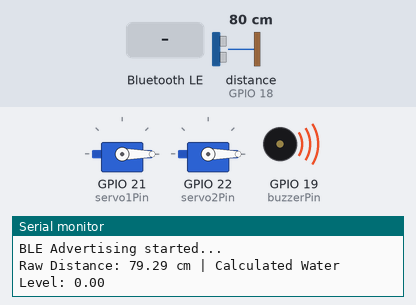
Bench run of a sketch on a simulated ESP32. On the bench: 2 × servo, buzzer (waves = sounding, pin HIGH), the last lines printed to the serial monitor. Wiring (inferred from the names in the program): ultrasonic range finder: trigger GPIO 5; echo GPIO 18. Inputs (shaded band) come from the test bench; at power-on: distance to the obstacle (sensor on GPIO 18) 80 cm. The echo pulse lasts 58.3 µs per cm; nothing arrives over Bluetooth unless stated; a phone connects over Bluetooth LE 3 s after start; pins used as bus, display or sensor lines are not drawn.

Above: at 1.2 s.
1.3 s: distance to the obstacle (sensor on GPIO 18) set to 49 cm
3.3 s: distance to the obstacle (sensor on GPIO 18) set to 38 cm
At 4.9 s:
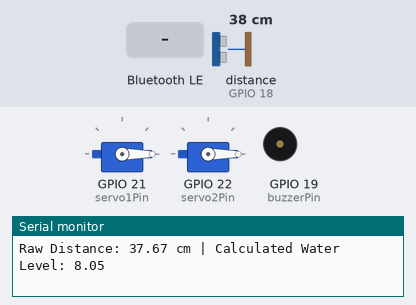
7.5 s: Bluetooth LE write "5" received
At 8.25 s:
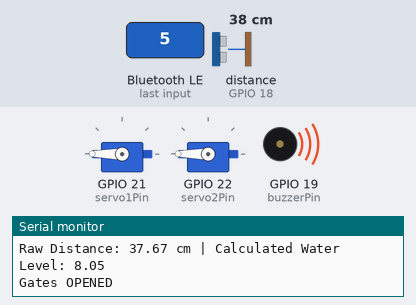
11.5 s: Bluetooth LE write "90" received
At 12.0 s:
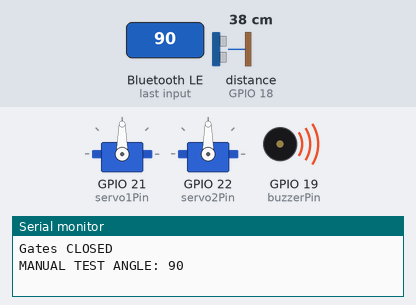
13.0 s: Bluetooth LE write "5" received
At 13.3 s:
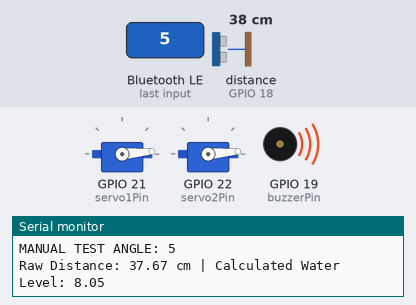
Timing chart, 0 to 15.5 s (numbered marks = the images above; inputs shaded):
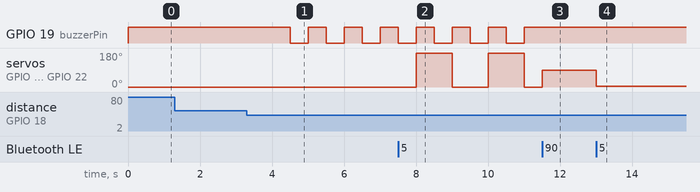

The sketch:

esp32_firmware.ino
```cpp
#include <BLEDevice.h>
#include <BLEServer.h>
#include <BLEUtils.h>
#include <BLE2902.h>
#include <ESP32Servo.h>

// BLE UUIDs
#define SERVICE_UUID               "4fafc201-1fb5-459e-8fcc-c5c9c331914b"
#define CHARACTERISTIC_UUID_LEVEL  "beb5483e-36e1-4688-b7f5-ea07361b26a8"
#define CHARACTERISTIC_UUID_THRESH "a81b6766-381c-43f9-ba2a-302a2cdbe150"
#define CHARACTERISTIC_UUID_TEST   "c4a45f94-9686-4e5a-9b48-18546b430c5e"

// Pins
const int trigPin = 5;
const int echoPin = 18;
const int buzzerPin = 19;
const int servo1Pin = 21;
const int servo2Pin = 22;

// Variables
float currentLevel = 0.0;
float maxLevelThreshold = 20.00; // Trigger threshold set to 20cm
bool deviceConnected = false;
bool gateOpen = false;
bool manualTestActive = false;

// --- SENSOR CALIBRATION ---
// If the app shows 28.7cm when you are exactly at 20cm, adjust these values!
float SENSOR_MOUNT_HEIGHT = 45.72; // The physical height of the sensor from the very bottom of the tank (0cm)
float DISTANCE_OFFSET = 0.0;       // Tweak this to add/subtract cm if the sensor raw distance is inherently off
// --------------------------

// Timers for non-blocking loop
unsigned long previousSensorMillis = 0;
unsigned long previousBuzzerMillis = 0;
bool buzzerState = false;

// Servos
Servo gateServo1;
Servo gateServo2;

BLEServer* pServer = NULL;
BLECharacteristic* pLevelCharacteristic = NULL;
BLECharacteristic* pThreshCharacteristic = NULL;
BLECharacteristic* pTestCharacteristic = NULL;

// Function Prototypes
void openGates();
void closeGates();

class MyServerCallbacks: public BLEServerCallbacks {
    void onConnect(BLEServer* pServer) {
      deviceConnected = true;
    };

    void onDisconnect(BLEServer* pServer) {
      deviceConnected = false;
      // Restart advertising
      pServer->getAdvertising()->start();
    }
};

class ThreshCallbacks: public BLECharacteristicCallbacks {
    void onWrite(BLECharacteristic *pCharacteristic) {
      String rxValue = pCharacteristic->getValue();
      if (rxValue.length() > 0) {
        float newThresh = rxValue.toFloat();
        if (newThresh > 0 && newThresh <= 45.72) {
          maxLevelThreshold = newThresh;
          Serial.print("New threshold set: ");
          Serial.println(maxLevelThreshold);
        }
      }
    }
};

class TestCallbacks: public BLECharacteristicCallbacks {
    void onWrite(BLECharacteristic *pCharacteristic) {
      String rxValue = pCharacteristic->getValue();
      if (rxValue.length() > 0) {
        int angle = rxValue.toInt();
        if (angle == -1) {
          manualTestActive = false;
          Serial.println("MANUAL TEST ENDED - RETURN TO AUTO");
          digitalWrite(buzzerPin, LOW); // Ensure buzzer off
          if (currentLevel >= maxLevelThreshold) {
            openGates();
            digitalWrite(buzzerPin, HIGH);
          } else {
            closeGates();
          }
        } else if (angle >= 0 && angle <= 180) {
          manualTestActive = true;
          gateServo1.write(angle);
          gateServo2.write(angle);
          Serial.print("MANUAL TEST ANGLE: ");
          Serial.println(angle);
          if (angle > 0) digitalWrite(buzzerPin, HIGH);
          else digitalWrite(buzzerPin, LOW);
        }
      }
    }
};

void setup() {
  Serial.begin(115200);

  // Init Pins
  pinMode(trigPin, OUTPUT);
  pinMode(echoPin, INPUT);
  pinMode(buzzerPin, OUTPUT);
  digitalWrite(buzzerPin, LOW);

  // Init Servos
  ESP32PWM::allocateTimer(0);
  ESP32PWM::allocateTimer(1);
  ESP32PWM::allocateTimer(2);
  ESP32PWM::allocateTimer(3);
  gateServo1.setPeriodHertz(50);
  gateServo2.setPeriodHertz(50);
  gateServo1.attach(servo1Pin, 500, 2400);
  gateServo2.attach(servo2Pin, 500, 2400);
  closeGates();

  // BLE Setup
  BLEDevice::init("DamController_ESP32");
  pServer = BLEDevice::createServer();
  pServer->setCallbacks(new MyServerCallbacks());

  BLEService *pService = pServer->createService(SERVICE_UUID);

  pLevelCharacteristic = pService->createCharacteristic(
                      CHARACTERISTIC_UUID_LEVEL,
                      BLECharacteristic::PROPERTY_READ   |
                      BLECharacteristic::PROPERTY_NOTIFY
                    );
  pLevelCharacteristic->addDescriptor(new BLE2902());

  pThreshCharacteristic = pService->createCharacteristic(
                      CHARACTERISTIC_UUID_THRESH,
                      BLECharacteristic::PROPERTY_READ   |
                      BLECharacteristic::PROPERTY_WRITE
                    );
  pThreshCharacteristic->setCallbacks(new ThreshCallbacks());
  pThreshCharacteristic->setValue(String(maxLevelThreshold).c_str());

  pTestCharacteristic = pService->createCharacteristic(
                      CHARACTERISTIC_UUID_TEST,
                      BLECharacteristic::PROPERTY_WRITE
                    );
  pTestCharacteristic->setCallbacks(new TestCallbacks());

  pService->start();

  BLEAdvertising *pAdvertising = BLEDevice::getAdvertising();
  pAdvertising->addServiceUUID(SERVICE_UUID);
  pAdvertising->setScanResponse(true);
  pAdvertising->setMinPreferred(0x06);
  pAdvertising->setMinPreferred(0x12);
  BLEDevice::startAdvertising();
  Serial.println("BLE Advertising started...");
}

void loop() {
  unsigned long currentMillis = millis();

  // Bimodal Alert Logic (Drought vs Overflow)
  if (!manualTestActive) {
    if (currentLevel >= 20.0) {
      digitalWrite(buzzerPin, HIGH); // Overflow RED
    } else if (currentLevel >= 17.0) {
      if (currentMillis - previousBuzzerMillis >= 125) { // Overflow ORANGE
        previousBuzzerMillis = currentMillis;
        buzzerState = !buzzerState;
        digitalWrite(buzzerPin, buzzerState ? HIGH : LOW);
      }
    } else if (currentLevel >= 15.0) {
      if (currentMillis - previousBuzzerMillis >= 500) { // Overflow YELLOW
        previousBuzzerMillis = currentMillis;
        buzzerState = !buzzerState;
        digitalWrite(buzzerPin, buzzerState ? HIGH : LOW);
      }
    } else if (currentLevel >= 9.0) {
      digitalWrite(buzzerPin, LOW); // GREEN (Normal/Optimal)
    } else if (currentLevel >= 7.0) {
      if (currentMillis - previousBuzzerMillis >= 500) { // Drought YELLOW
        previousBuzzerMillis = currentMillis;
        buzzerState = !buzzerState;
        digitalWrite(buzzerPin, buzzerState ? HIGH : LOW);
      }
    } else if (currentLevel >= 3.0) {
      if (currentMillis - previousBuzzerMillis >= 125) { // Drought ORANGE
        previousBuzzerMillis = currentMillis;
        buzzerState = !buzzerState;
        digitalWrite(buzzerPin, buzzerState ? HIGH : LOW);
      }
    } else {
      digitalWrite(buzzerPin, HIGH); // Drought RED
    }
  }

  // Sensor reading and BLE (every 1 second)
  if (currentMillis - previousSensorMillis >= 1000) {
    previousSensorMillis = currentMillis;

    // Read Distance
    digitalWrite(trigPin, LOW);
    delayMicroseconds(2);
    digitalWrite(trigPin, HIGH);
    delayMicroseconds(10);
    digitalWrite(trigPin, LOW);

    // Use a 30ms timeout to prevent hangs.
    long duration = pulseIn(echoPin, HIGH, 30000);

    if (duration > 0) {
      float rawDistance = duration * 0.034 / 2;
      float distance = rawDistance + DISTANCE_OFFSET;

      // Calculate true water level (from bottom of the tank up)
      // distance is the distance from the sensor to the water surface
      currentLevel = SENSOR_MOUNT_HEIGHT - distance;

      if (currentLevel < 0) currentLevel = 0;

      Serial.print("Raw Distance: ");
      Serial.print(distance);
      Serial.print(" cm | Calculated Water Level: ");
      Serial.println(currentLevel);
    } else {
      Serial.println("Sensor timeout or missed echo. Ignoring false 0 reading...");
    }

    // Logic for gates
    if (!manualTestActive) {
      if (currentLevel >= maxLevelThreshold && !gateOpen) {
        openGates();
      } else if (currentLevel <= 15.0 && gateOpen) {
        closeGates();
      }
    }

    // Notify via BLE
    if (deviceConnected) {
      String levelStr = String(currentLevel, 2);
      pLevelCharacteristic->setValue(levelStr.c_str());
      pLevelCharacteristic->notify();
    }
  }
}

void openGates() {
  gateServo1.write(180); // Adjust angles based on mechanical setup
  gateServo2.write(180);
  gateOpen = true;
  Serial.println("Gates OPENED");
}

void closeGates() {
  gateServo1.write(0);
  gateServo2.write(0);
  gateOpen = false;
  Serial.println("Gates CLOSED");
}
```

Measured:
- the behaviour switches between 44 and 43 cm on distance to the obstacle (sensor on GPIO 18) (found by bisection; images 0 and 1)
- after the input at 3.3 s, GPIO 19 (buzzerPin): alternates HIGH for 0.50 s and LOW for 0.50 s, starting after 1.2 s
- after the input at 7.5 s, servo on GPIO 21 (servo1Pin), servo on GPIO 22 (servo2Pin): alternates 180° for 1.0 s and 0° for 1.0 s, starting after 0.50 s
- after the input at 11.5 s, GPIO 19 (buzzerPin): stays HIGH (without the input it goes to LOW after 0.00 s); servo on GPIO 21 (servo1Pin), servo on GPIO 22 (servo2Pin): 0° → 90° at once
- after the input at 13.0 s, servo on GPIO 21 (servo1Pin), servo on GPIO 22 (servo2Pin): 90° → 5° at once
